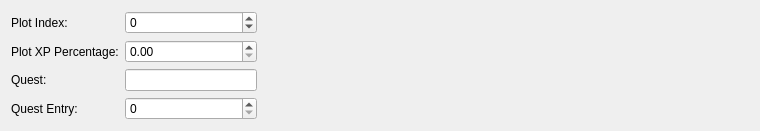
          <widget class="QWidget" name="journalTab">
           <attribute name="title">
            <string>Journal</string>
           </attribute>
           <layout class="QHBoxLayout" name="horizontalLayout_8" stretch="1,2">
            <item>
             <layout class="QFormLayout" name="formLayout_3">
              <item row="0" column="0">
               <widget class="QLabel" name="label_22">
                <property name="text">
                 <string>Plot Index:</string>
                </property>
               </widget>
              </item>
              <item row="0" column="1">
               <widget class="QSpinBox" name="plotIndexSpin">
                <property name="minimum">
                 <number>-1</number>
                </property>
                <property name="maximum">
                 <number>10000</number>
                </property>
               </widget>
              </item>
              <item row="1" column="0">
               <widget class="QLabel" name="label_23">
                <property name="text">
                 <string>Plot XP Percentage:</string>
                </property>
               </widget>
              </item>
              <item row="2" column="0">
               <widget class="QLabel" name="label_24">
                <property name="text">
                 <string>Quest:</string>
                </property>
               </widget>
              </item>
              <item row="3" column="0">
               <widget class="QLabel" name="label_25">
                <property name="text">
                 <string>Quest Entry:</string>
                </property>
               </widget>
              </item>
              <item row="3" column="1">
               <widget class="QSpinBox" name="questEntrySpin"/>
              </item>
              <item row="1" column="1">
               <widget class="QDoubleSpinBox" name="plotXpSpin"/>
              </item>
              <item row="2" column="1">
               <widget class="QLineEdit" name="questEdit"/>
              </item>
             </layout>
            </item>
            <item>
             <spacer name="horizontalSpacer">
              <property name="orientation">
               <enum>Qt::Horizontal</enum>
              </property>
              <property name="sizeHint" stdset="0">
               <size>
                <width>516</width>
                <height>20</height>
               </size>
              </property>
             </spacer>
            </item>
           </layout>
          </widget>
